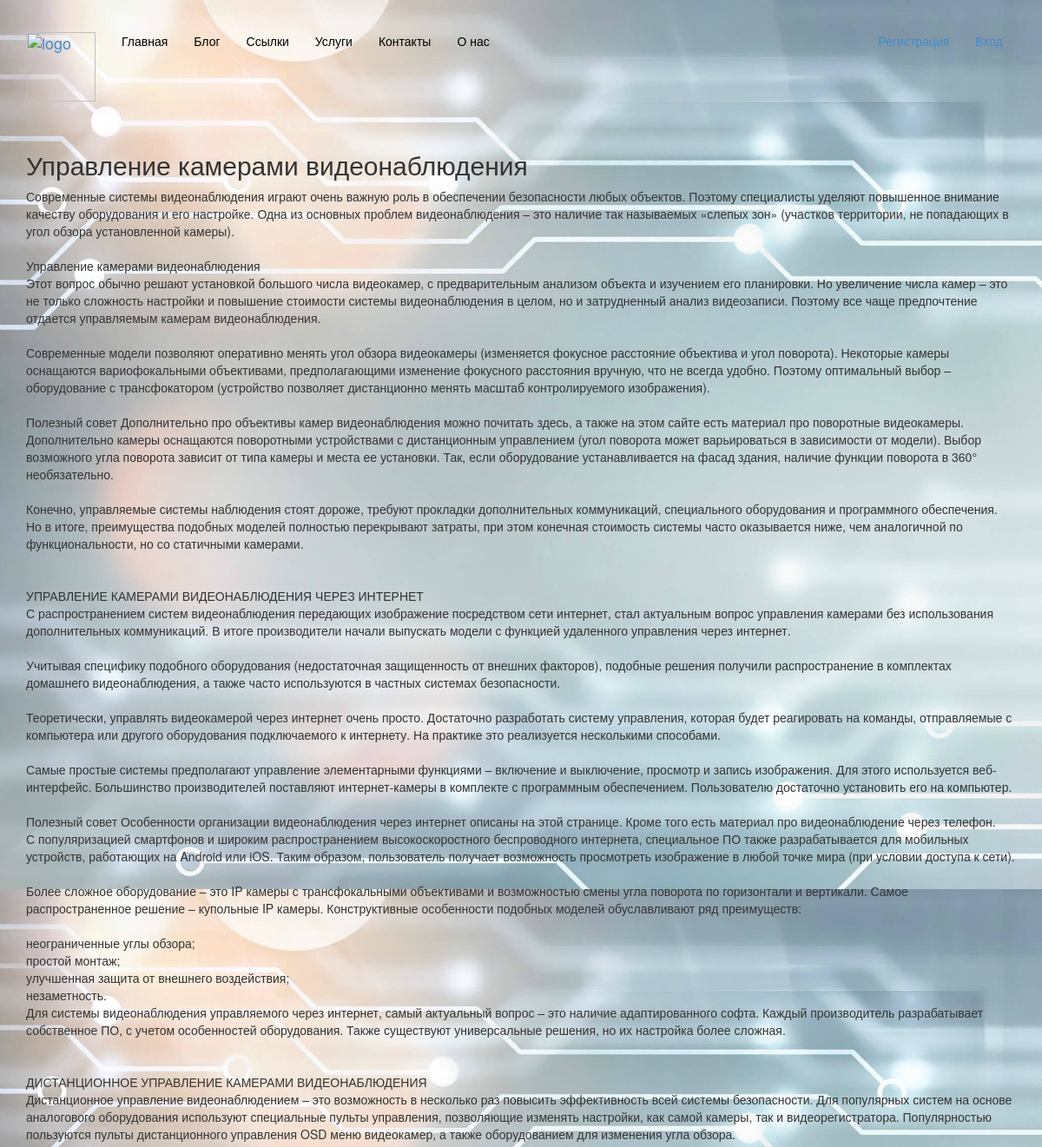
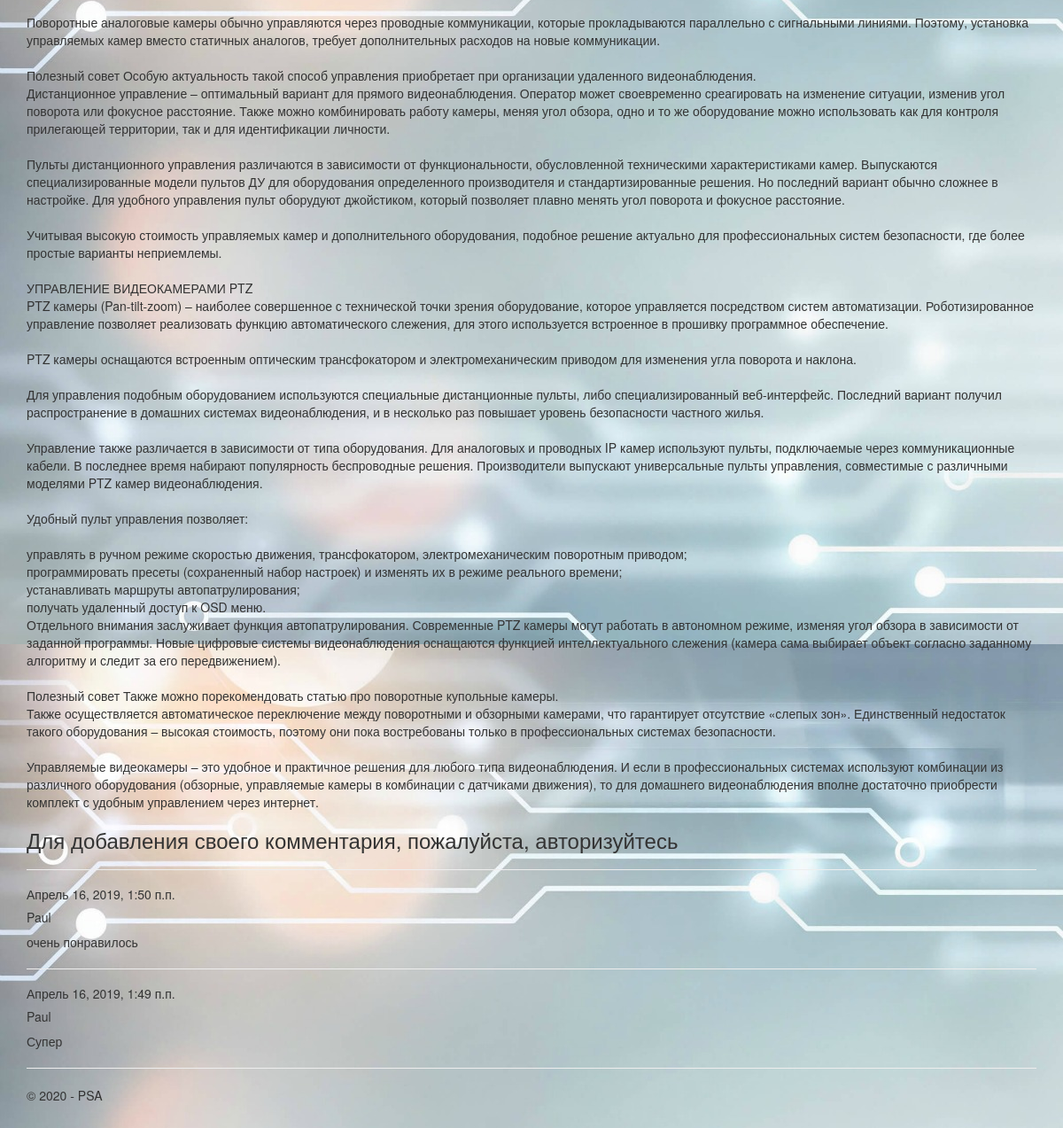
Page /4/ on the committed database (2 pictures, top to bottom).
### app/models.py (models this page shows, shortened)
class Blog(models.Model):
 title = models.CharField(max_length = 100, unique_for_date = "posted", verbose_name
= "Заголовок")
 description = models.TextField(verbose_name = "Краткое содержание")
 content = models.TextField(verbose_name = "Полное содержание")
 posted = models.DateTimeField(default = datetime.now(), db_index = True,
 verbose_name = "Опубликована")
 image = models.FileField(default = 'temp.jpg', verbose_name = "Путь к картинке") #модель записи блога поле для картинки
 class Meta:  # метаданные – вложенный класс, который задаетдополнительные параметры модели:
     db_table = "Posts" # имя таблицы для модели
     ordering = ["-posted"] # порядок сортировки данных в модели ("-" означаетпо убыванию)
     verbose_name = "статья блога" # имя, под которым модель будетотображаться в административном разделе (для одной статьи блога)
     verbose_name_plural = "статьи блога" # тоже для всех статей блога

class Comment(models.Model):
  text = models.TextField(verbose_name = "Комментарий")
  date = models.DateTimeField(default = datetime.now(), db_index = True,
  verbose_name = "Дата")
  author = models.ForeignKey(User, on_delete = models.CASCADE,
  verbose_name = "Автор") # из модели User (вторичный ключ), каскадноеудаление записей в обоих таблицах
  post = models.ForeignKey(Blog, on_delete = models.CASCADE, verbose_name ="Статья") # из модели Blog (вторичный ключ), каскадное удалениезаписей в обоих таблицах
  class Meta: # метаданные – вложенный класс, который задает дополнительные параметры модели:
   db_table = "Comments" # имя таблицы для модели
   verbose_name = "Комментарий"
   verbose_name_plural = "Комментарии статьи блога"
   ordering = ["-date"]

### app/views.py (the view)
# urls.py: url(r'^(?P<parametr>\d+)/$', app.views.blogpost, name='blogpost'),
def blogpost(request, parametr):
 post_1 = Blog.objects.get(id=parametr) # запрос на выбор конкретной статьи попараметру
 comments = Comment.objects.filter(post=parametr)
 if request.method == "POST": # после отправки данных формы насервер методом POST:::запрос на вывод всех комментариев к конкретной статье
  form = CommentForm(request.POST)
  if form.is_valid():
    comment_f = form.save(commit=False)
    comment_f.author = request.user # добавляем (так как этого поля нет в форме) в модель Комментария (Comment) в поле автор авторизованногопользователя
    comment_f.date = datetime.now() # добавляем в модельКомментария (Comment) текущую дату
    comment_f.post = Blog.objects.get(id=parametr) # добавляем в модельКомментария (Comment) статью, для которой данный комментарий
    comment_f.save() # сохраняем изменения после добавленияполей
    return redirect('blogpost', parametr=post_1.id) # переадресация на ту же страницу статьи после отправки комментария
 else:
    form = CommentForm() # создание формы для ввода комментария
 assert isinstance(request, HttpRequest)
 return render(
     request,
 'app/blogpost.html',
 {
 'post_1': post_1, # передача конкретной статьи в шаблон вебстраницы
 'year':datetime.now().year,
 'comments': comments, # передача всех комментариев к данной статье в шаблон вебстраницы
'form': form, # передача формы в шаблон веб-страницы
 }
 )

### app/templates/app/blogpost.html (shortened to what this page needs)
﻿{% extends "app/layout.html" %}
{% block content %}
<h2> {{ post_1.title }} </h2>
<p> {{ post_1.content|linebreaksbr }} </p>
{% if user.is_authenticated %}
 <h3>Добавить комментарий</h3>
 <form method="POST" >{% csrf_token %}
 <div>
 {{ form.as_p }}
 <button type="submit" class="save btn btn-default" > Отправить комментарий
</button>
 </div>
 </form>
{% else %}
 <h3>Для добавления своего комментария, пожалуйста, авторизуйтесь</h3>
{% endif %}
{% for comment in comments %}
<hr/>
<h5> {{ comment.date }} </h5>
<h5> {{ comment.author }} </h5>
<p> {{ comment.text|linebreaksbr }} </p>
{% endfor %}
{% endblock %}

### app/static/app/content/site.css (style rules this page uses)
body { background-image: url(back.jpg); padding-top: 1px; padding-bottom: 20px; background-attachment: fixed; }

### rows in the picture
Blog: title "Управление камерами видеонаблюдения", content "Современные системы видеонаблюдения играют очень важную роль в обеспечении безопасности любых объектов. Поэтому специалисты уделяют повышенное внимание качеству оборудования и его настройке. Одна из основных проблем видеонаблюдения – это наличие так называемых «слепых зон» (участков территории, не попадающих в угол обзора установленной камеры). Управление камерами видеонаблюдения Этот вопрос обычно решают установкой большого числа видеокамер, с предварительным анализом объекта и изучением его планировки. Но увеличение числа камер – это не только сложность настройки и повышение стоимости системы видеонаблюдения в целом, но и затрудненный анализ видеозаписи. Поэтому все чаще предпочтение…"
Comment: date "Апрель 16, 2019, 1:50 п.п.", author "Paul", text "очень понравилось"
Comment: date "Апрель 16, 2019, 1:49 п.п.", author "Paul", text "Супер"
